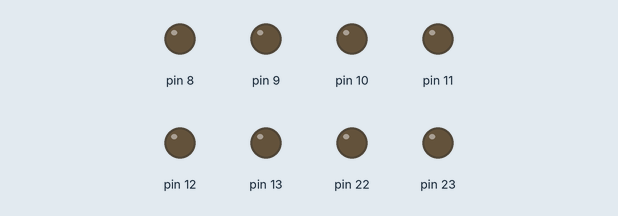
Simulated run of this sketch. Board: Arduino Uno, built with avr-gcc and run on an emulated ATmega328P. Parts: output pins drawn as LEDs (lit = HIGH).

Above: at 4.3 s.
At 9.0 s:
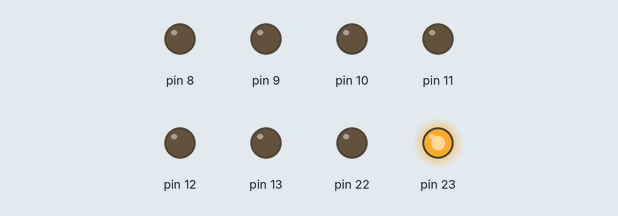
At 10.1 s:
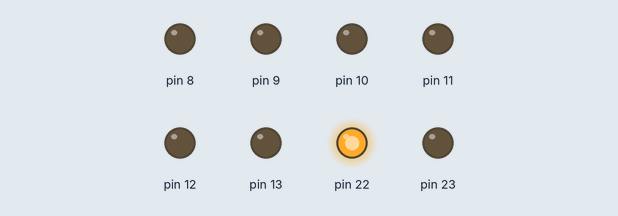
At 12.3 s:
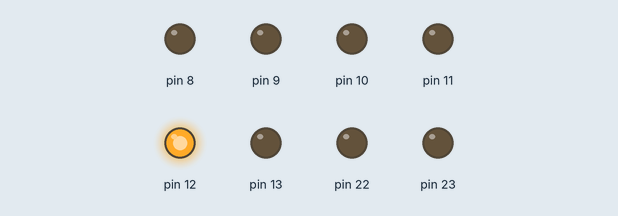
At 15.5 s:
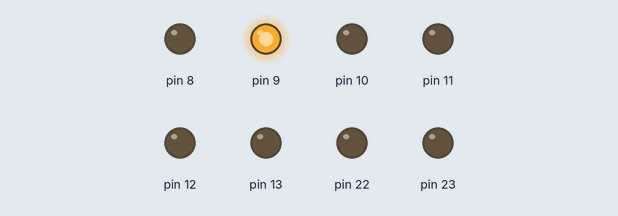
At 19.9 s:
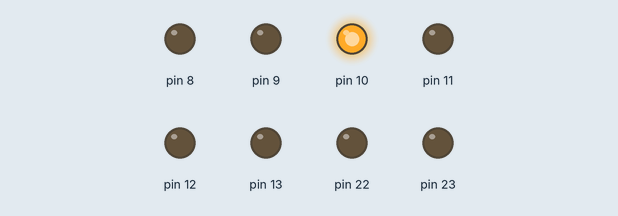
Timing chart, 0 to 21.3 s (numbered marks = the images above):
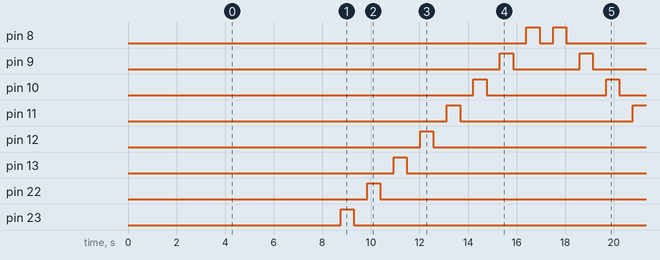

The sketch:

sketch.ino
```cpp
#include "etalvis.h"

void setup() {
  // put your setup code here, to run once:
  init();
}

void loop() {
  // put your main code here, to run repeatedly:
  volatile char *portA_data = (char*)0x22;
  volatile char *portB_data = (char*)0x25;
  for(volatile int x = 0; x<8; x++){
    *portA_data = (1<<x);
    delay();
    *portA_data = 0x00;
    delay();
  }
  for(volatile int x = 7; x>=0; x--){
    *portB_data = (1<<x);
    delay();
    *portB_data = 0x00;
    delay();
  }
  for(volatile int x = 0; x<8; x++){
     *portB_data = (1<<x);
    delay();
    *portB_data = 0x00;
    delay();
  }
  for(volatile int x = 7; x>=0; x--){
    *portA_data = (1<<x);
    delay();
    *portA_data = 0x00;
    delay();
  }

}

  
```

etalvis.h
```cpp
void delay(void);
void init(void);

void delay(void){
  for(volatile long i = 0; i<250000; i++);
}

void init(){
  volatile char *portA_DDR = (char*)0x21;
  volatile char *portB_DDR = (char*)0x24;
  *portA_DDR = 0xFF;
  *portB_DDR = 0xFF;
}
```

Measured:
- by itself, pin 8: LOW → HIGH at 16.4 s, → LOW 0.55 s later, → HIGH 0.55 s later, → LOW 0.55 s later, … (4 changes in this stretch)
- by itself, pin 9: LOW → HIGH at 15.3 s, → LOW 0.55 s later, → HIGH 2.7 s later, → LOW 0.55 s later, … (4 changes in this stretch)
- by itself, pin 10: LOW → HIGH at 14.2 s, → LOW 0.55 s later, → HIGH 4.9 s later, → LOW 0.55 s later, … (4 changes in this stretch)
- by itself, pin 11: LOW → HIGH at 13.1 s, → LOW 0.55 s later, → HIGH 7.1 s later, → LOW 0.55 s later, … (4 changes in this stretch)
- by itself, pin 12: alternates HIGH for 0.55 s and LOW for 9.3 s, 4 changes in all, then stays LOW
- by itself, pin 13: alternates HIGH for 0.55 s and LOW for 11.5 s
- by itself, pin 22: alternates HIGH for 0.55 s and LOW for 13.7 s
- by itself, pin 23: alternates HIGH for 0.55 s and LOW for 15.9 s
